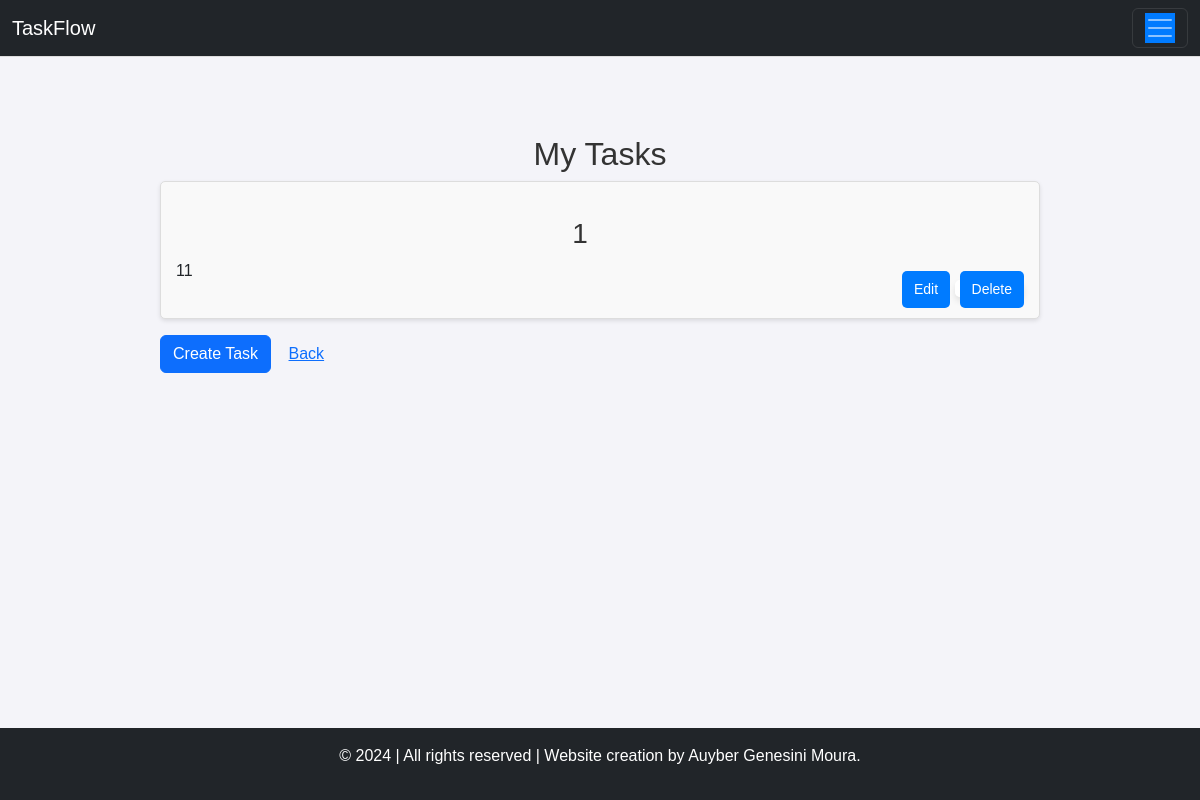
/tasks (signed in), run on an earlier commit of the app's database.
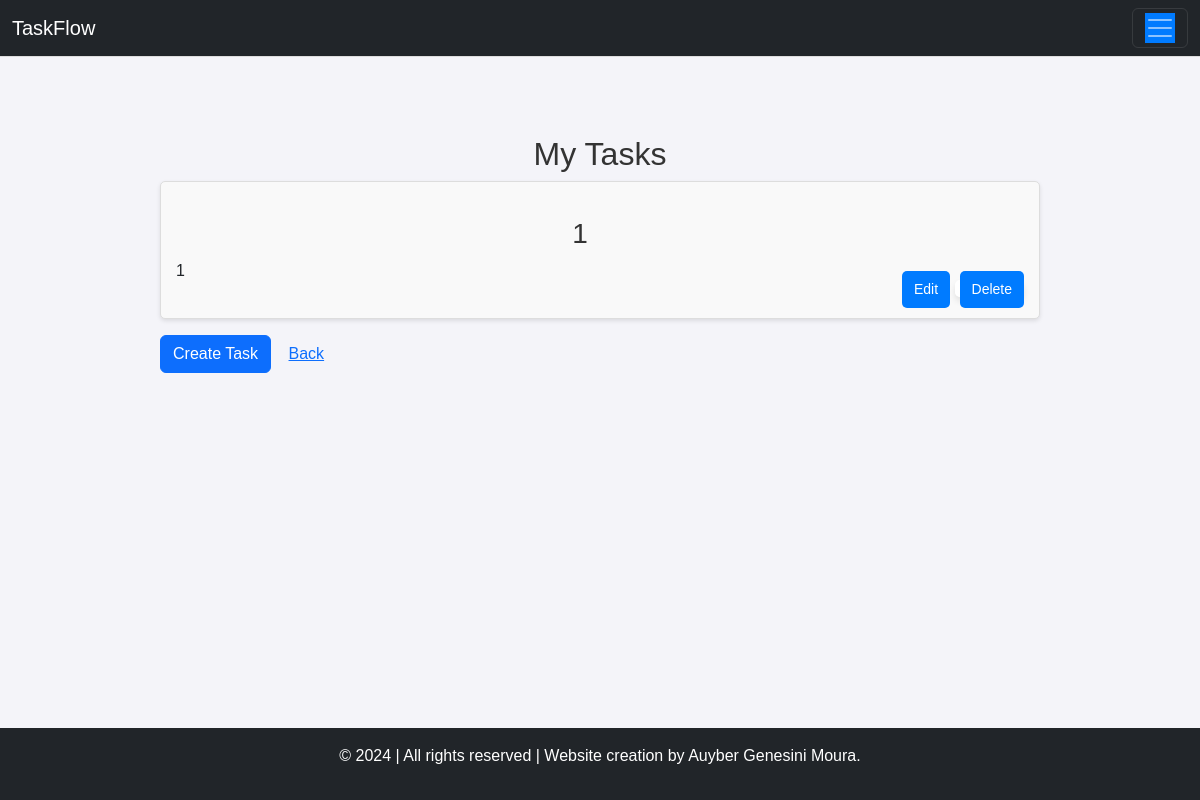
And on a later commit of the database.
### app/models.py (models this page shows)
class Task(db.Model):
    id = db.Column(db.Integer, primary_key=True)
    title = db.Column(db.String(100), nullable=False)
    description = db.Column(db.Text, nullable=True)
    completed = db.Column(db.Boolean, default=False)
    user_id = db.Column(db.Integer, db.ForeignKey('user.id'), nullable=False)
    user = db.relationship('User', back_populates='tasks')

### app/routes.py (the view, shortened to what this page needs)
    @app.route('/tasks', methods=['GET', 'POST'])
    @login_required
    def tasks():
        user_tasks = Task.query.filter_by(user_id=current_user.id).all()
        form = TaskForm()
        return render_template('tasks.html', tasks=user_tasks, form=form)

### app/__init__.py (called while the page is built)
def create_app():
    app = Flask(__name__)
    app.config['SECRET_KEY'] = os.urandom(24)  # Generating a random secret key
    app.config['SQLALCHEMY_DATABASE_URI'] = 'sqlite:///site.db'  # Database path
    app.config['SQLALCHEMY_TRACK_MODIFICATIONS'] = False  # Disable SQLAlchemy modification tracking
    db.init_app(app)
    login_manager.init_app(app)
    migrate.init_app(app, db)  # Initializing Migrate with the app and db
    from app.models import User  # Importing the User class inside the create_app function
    @login_manager.user_loader
    def load_user(user_id):
        return User.query.get(int(user_id))  # Returns the user based on the session ID
    from app.routes import init_routes
    init_routes(app)
    app.config['DEBUG'] = True  # Debug configuration
    return app

### app/templates/tasks.html (shortened to what this page needs)
{% extends "base.html" %}
{% block content %}
    <h2>My Tasks</h2>
    <ul>
        {% for task in tasks %}
            <li class="task-quick-thought-container">
                <div class="description">
                    <h3>{{ task.title }}</h3>
                    <p>{{ task.description }}</p>
                </div>
                <div class="buttons">
                    <button class="edit-task-btn" data-task-id="{{ task.id }}" onclick="showEditForm({{ task.id }})">Edit</button>
                    <form action="{{ url_for('delete_task', task_id=task.id) }}" method="POST" class="delete-form" style="display:inline;">
                        <button type="submit">Delete</button>
                    </form>
                </div>
            </li>
        {% endfor %}
    </ul>
    <a href="{{ url_for('create_task') }}" class="btn btn-primary">Create Task</a>
    <a href="{{ url_for('index') }}" class="btn btn-link">Back</a>
{% endblock %}

### app/templates/base.html (shortened to what this page needs)
<!DOCTYPE html>
<html lang="en">
<head>
    <link href="https://cdn.jsdelivr.net/npm/bootstrap@5.3.1/dist/css/bootstrap.min.css" rel="stylesheet">
    <link rel="stylesheet" href="{{ url_for('static', filename='css/styles.css') }}">
</head>
<body class="d-flex flex-column min-vh-100">
    <nav class="navbar navbar-dark bg-dark">
        <div class="container-fluid">
            <a class="navbar-brand" href="{{ url_for('index') }}">TaskFlow</a>
            <button class="navbar-toggler" type="button" data-bs-toggle="collapse" data-bs-target="#navbarNav" aria-controls="navbarNav" aria-expanded="false" aria-label="Toggle navigation">
                <span class="navbar-toggler-icon"></span>
            </button>
        </div>
    </nav>
    <div class="container mt-5 flex-grow-1">
        {% block content %}{% endblock %}
    </div>
    <footer class="bg-dark text-white text-center py-3">
        <p>© 2024 | All rights reserved | Website creation by <a href="https://github.com/auyber" target="_blank" class="text-white">Auyber Genesini Moura</a>.</p>
    </footer>
</body>
</html>

### app/static/css/styles.css (style rules this page uses)
body { font-family: Arial, sans-serif; background-color: #f4f4f9; margin: 0; padding: 0; display: flex; flex-direction: column; min-height: 100vh; }
h2, h3 { color: #333; text-align: center; margin-top: 20px; }
form { max-width: 500px; margin: 0 auto; padding: 20px; background-color: #fff; border: 1px solid #ddd; border-radius: 5px; box-shadow: 0 4px 6px rgba(0, 0, 0, 0.1); }
button { background-color: #007bff; color: white; border: none; padding: 10px 15px; border-radius: 5px; cursor: pointer; font-size: 16px; }
ul { list-style-type: none; padding: 0; }
li { background-color: #fff; margin: 5px auto; padding: 10px; border-radius: 5px; border: 1px solid #ddd; box-shadow: 0 2px 4px rgba(0, 0, 0, 0.1); }
a { text-decoration: none; color: #007bff; }
.navbar { background-color: #f8f9fa; border-bottom: 1px solid #ddd; }
.navbar-toggler-icon { background-color: #007bff; }
.container { max-width: 900px; margin: 0 auto; padding: 20px; flex-grow: 1; }
footer { background-color: #343a40; color: #fff; text-align: center; padding: 10px 0; width: 100%; bottom: 0; margin-top: auto; }
.text-center { text-align: center; margin-top: 10px; }
.task-quick-thought-container { position: relative; padding: 15px; margin-bottom: 15px; background-color: #f9f9f9; border: 1px solid #ddd; border-radius: 5px; }
.task-quick-thought-container .description { margin-bottom: 20px; padding-right: 40px; }
.task-quick-thought-container .buttons { position: absolute; right: 15px; bottom: 10px; }
.task-quick-thought-container .buttons button, .task-quick-thought-container .buttons a { background-color: #007bff; color: white; border: none; padding: 8px 12px; border-radius: 5px; cursor: pointer; font-size: 14px; margin-left: 5px; }
.delete-form { border: none; margin: 0; padding: 0; }
.delete-form button { border: none; background: none; padding: 0; font-size: inherit; color: inherit; cursor: pointer; }
@media (max-width: 1600px) { .container { padding: 10px; } }

What changed in the data, as far as the page shows it:
changed Task: description "11" → "1"
